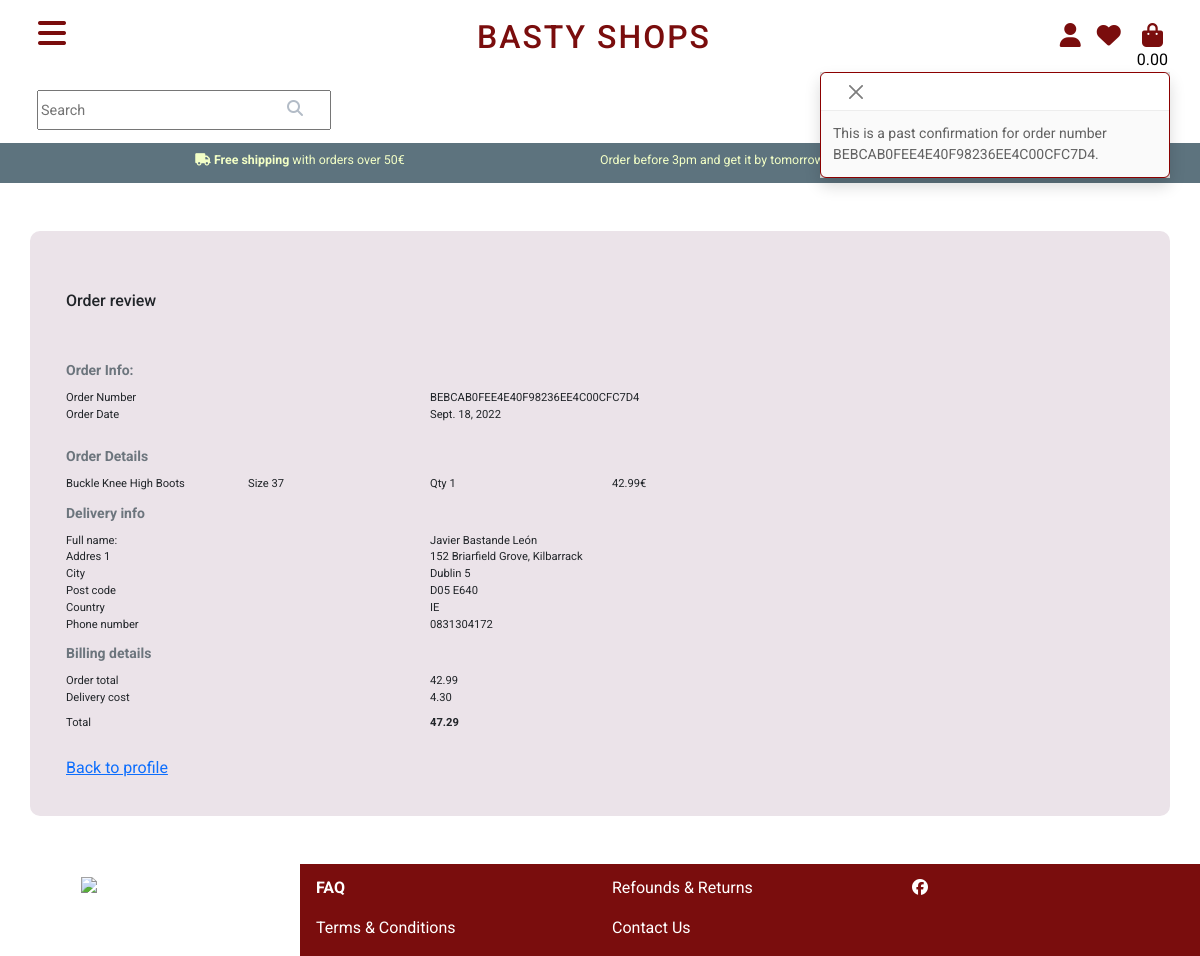
The app's page /profile/order_history/BEBCAB0FEE4E40F98236EE4C00CFC7D4 (signed in) with its own data.
### checkout/models.py (models this page shows, shortened)
class Order(models.Model):
    user_profile = models.ForeignKey(UserProfile,
                                     on_delete=models.SET_NULL,
                                     blank=True, null=True,
                                     related_name='orders')
    order_number = models.CharField(max_length=32, null=False, editable=False)
    full_name = models.CharField(max_length=50, null=False, blank=False)
    email = models.EmailField(max_length=250, null=False, blank=False)
    phone_number = models.CharField(max_length=20, null=False, blank=False)
    country = CountryField(blank_label='Country *',
                           max_length=40,
                           null=False,
                           blank=False)
    post_code = models.CharField(max_length=20, null=True, blank=False)
    town_or_city = models.CharField(max_length=40, null=False, blank=False)
    street_address_1 = models.CharField(max_length=80, null=False, blank=False)
    street_address_2 = models.CharField(max_length=80, null=True, blank=True)
    county = models.CharField(max_length=80, null=True, blank=True)
    date = models.DateField(auto_now_add=True)
    delivery_cost = models.DecimalField(max_digits=6,
                                        decimal_places=2,
                                        null=False,
                                        default=0)
    order_total = models.DecimalField(max_digits=10,
                                      decimal_places=2,
                                      null=False,
                                      default=0)
    grand_total = models.DecimalField(max_digits=10,
                                      decimal_places=2,
                                      null=False,
                                      default=0)
    original_bag = models.TextField(null=False, blank=False, default='')
    stripe_pid = models.CharField(max_length=254, null=False, blank=False,
                                  default='')

class OrderLineItem(models.Model):
    order = models.ForeignKey(Order, null=False, blank=False,
                              on_delete=models.CASCADE,
                              related_name='lineitems')
    product = models.ForeignKey(Product, null=False, blank=False,
                                on_delete=models.CASCADE)
    product_size = models.CharField(max_length=2,
                                    null=True,
                                    blank=True)  # 36 37 38 39 40
    quantity = models.IntegerField(null=False, blank=False, default=0)
    lineitem_total = models.DecimalField(max_digits=6,
                                         decimal_places=2,
                                         null=False,
                                         blank=True,
                                         editable=False)

### products/models.py (models this page shows, shortened)
class Product(models.Model):
    category = models.ForeignKey('Category',
                                 null=True,
                                 blank=True,
                                 on_delete=models.SET_NULL,
                                 related_name='category')
    subcategory_id = models.ForeignKey('Subcategory',
                                       null=True,
                                       blank=True,
                                       on_delete=models.SET_NULL,
                                       related_name='subcategory_id')
    name = models.CharField(max_length=254)
    title = models.CharField(max_length=254, null=True)
    sku = models.CharField(max_length=254, null=True)
    description = models.TextField(null=True)
    price = models.DecimalField(max_digits=7, decimal_places=2)
    cover_image = models.ImageField(null=True, blank=True)

### profiles/views.py (the view)
# urls.py: path('order_history/<order_number>',
@login_required
def order_history(request, order_number):
    order = get_object_or_404(Order, order_number=order_number)
    messages.info(request, (
        f'This is a past confirmation for order number {order_number}. '
    ))
    template = 'checkout/checkout_success.html'
    context = {
        'order': order,
        'from_profile': True,
    }
    return render(request, template, context)

### checkout/templates/checkout/checkout_success.html (shortened to what this page needs)
{% extends 'base.html' %}
{% load static %}
{% load bag_tools %}
{% block extra_css %}
<link rel="stylesheet" href="{% static 'checkout/css/checkout.css' %}">
{% endblock %}
{% block content %}
<div class="main_wraper">
  <div class="container-fluid mt-5 mb-5 checkout-container" id="checkout-container">
    <div class="row d-flex">
      {% if from_profile %}
      <div class="col-12">
        <h6 class="mt-4 mb-4 ">Order review</h6>
      </div>
      {% else %}
      <div class="col-12">
        <h6 class="mt-4 mb-4 " style="color: green;">Thanks very much for completing your order!. </h6>
        <p>A confirmation email will be sent to <strong>{{ order.email }}</strong></p>
      </div>
      {% endif %}
    </div>
    <div class="order-confirmation-container mt-3" id="order-confirmation-container">
      <div class="row mt-4">
        <div class="col">
          <small class="text-muted fw-bold">Order Info:</small>
        </div>
      </div>
      <div class="row mt-2">
        <div class="col-12 col-md-4">
          <p class="mb-0 font-weight-bold">Order Number</p>
        </div>
        <div class="col-12 col-md-8 text-md-right">
          <p class="mb-0">{{ order.order_number }}</p>
        </div>
      </div>
      <div class="row mt-2 mt-md-0">
        <div class="col-6 col-md-4">
          <p>Order Date</p>
        </div>
        <div class="col-6 col-md-8 text-md-right">
          <p class="mb-0">{{ order.date }}</p>
        </div>
      </div>
      <div class="row mt-1">
        <div class="col">
          <small class="text-muted fw-bold">Order Details</small>
        </div>
      </div>
      {% for item in order.lineitems.all %}
      <div class="row mt-2">
        <div class="col-3 col-md-2">
          <p class="mb-0 font-weight-bold">
            {{ item.product.title }}
          </p>
        </div>
        <div class="col-3 col-md-2 text-md-right">
          <p class="mb-0">Size {{ item.product_size }}</p>
        </div>
        <div class="col-3 col-md-2 text-md-right">
          <p class="mb-0">Qty {{ item.quantity }}</p>
        </div>
        <div class="col-3 col-md-2 text-md-right">
          <p class="mb-0">{{ item.product.price }}€</p>
        </div>
      </div>
      {% endfor %}
      <div class="row mt-2">
        <div class="col">
          <small class="text-muted fw-bold">Delivery info</small>
        </div>
      </div>
      <div class="row mt-2">
        <div class="col-6 col-md-4">
          <p class="mb-0 font-weight-bold">Full name:</p>
        </div>
        <div class="col-6 col-md-8 text-md-right">
          <p class="mb-0">{{ order.full_name }}</p>
        </div>
      </div>
      <div class="row">
        <div class="col-6 col-md-4">
          <p class="mb-0 font-weight-bold">Addres 1</p>
        </div>
        <div class="col-6 col-md-8 text-md-right">
          <p class="mb-0">{{ order.street_address_1 }}</p>
        </div>
      </div>
      <div class="row">
        <div class="col-6 col-md-4">
          <p class="mb-0 font-weight-bold">City</p>
        </div>
        <div class="col-6 col-md-8 text-md-right">
          <p class="mb-0">{{ order.town_or_city }}</p>
        </div>
      </div>
      <div class="row">
        <div class="col-6 col-md-4">
          <p class="mb-0 font-weight-bold">Post code</p>
        </div>
        <div class="col-6 col-md-8 text-md-right">
          <p class="mb-0">{{ order.post_code }}</p>
        </div>
      </div>
      <div class="row">
        <div class="col-6 col-md-4">
          <p class="mb-0 font-weight-bold">Country</p>
        </div>
        <div class="col-6 col-md-8 text-md-right">
          <p class="mb-0">{{ order.country }}</p>
        </div>
      </div>
      <div class="row">
        <div class="col-6 col-md-4">
          <p class="mb-0 font-weight-bold">Phone number</p>
        </div>
        <div class="col-6 col-md-8 text-md-right">
          <p class="mb-0">{{ order.phone_number }}</p>
        </div>
      </div>
      <div class="row mt-2">
        <div class="col">
          <small class="text-muted fw-bold">Billing details</small>
        </div>
      </div>
      <div class="row mt-2">
        <div class="col-6 col-md-4">
          <p class="mb-0 font-weight-bold">Order total</p>
        </div>
        <div class="col-6 col-md-8 text-md-right">
          <p class="mb-0">{{ order.order_total }}</p>
        </div>
      </div>
      <div class="row">
        <div class="col-6 col-md-4">
          <p class="mb-0 font-weight-bold">Delivery cost</p>
        </div>
        <div class="col-6 col-md-8 text-md-right">
          <p class="mb-0">{{ order.delivery_cost }}</p>
        </div>
      </div>
      <div class="row mt-2">
        <div class="col-6 col-md-4">
          <p class="mb-0 font-weight-bold">Total </p>
        </div>
        <div class="col-6 col-md-8 text-md-right">
          <p class="mb-0 fw-bold">{{ order.grand_total }}</p>
        </div>
      </div>
    </div>
    <div class="back-to-shop-container mt-4">
      <div class="row">
        <div class="col">
          {% if from_profile %}
          <div class="row d-">
            <div class="col-4">
              <a href="{% url 'profile' %}">Back to profile</a>
            </div>
          </div>
          {% endif %}
        </div>
      </div>
    </div>
</div>
</div>
{% endblock %}

### templates/base.html (shortened to what this page needs)
<!doctype html>
<html lang="en">
{% load static %}
<head>
  {% block core_css %}
  <link href="https://cdn.jsdelivr.net/npm/bootstrap@5.2.0-beta1/dist/css/bootstrap.min.css" rel="stylesheet">
  <link rel="stylesheet" type="text/css" href="{% static 'css/style.css' %}">
  <link rel="stylesheet" href="https://cdnjs.cloudflare.com/ajax/libs/font-awesome/6.1.1/css/all.min.css">
  {% endblock %}
  {% block extra_css%}
  {% endblock %}
</head>
<body>
  <div class="main-wraper container-fluid g-0">
    <header>
      <div class="container-fluid sticky-top mb-5">
        <div class="row navbar d-flex flex-row ps-3 pe-3 navbar">
          <div class="col-2 col-md-3 d-inline-flex text-md-start mb-4 ps-0 ps-md-3 ps-lg-3">
            <button class="burger" id="burger">
              <i class="fa-solid fa-bars fa-2xl sm-fa-xl"></i>
            </button>
          </div>
          <div class="col-6 col-md-5 text-start text-md-center d-sm-inline mb-4 store-name-column">
            <a aria-label="Logo" id="store-name-home-link" href="{% url 'home' %}" class="store-name-link">
              <h1 class="heading">Basty shops</h1>
            </a>
          </div>
          <div class="col-4 col-md-3 d-sm-inline pe-0 pe-md-3 pe-lg-3 ">
            <ul class="list-inline list-unstyled d-flex justify-content-end mt-3">
              <li class="navbar-item me-lg-3 me-2 me-md-3 me-lg-3 dropdown">
                <a aria-label="Profile" id="profile-icon-link" class="nav-link active" aria-current="page" href="#" data-bs-toggle="dropdown" aria-expanded="false">
                  <i class="fa-solid fa-user fa-xl"></i>
                </a>
              </li>
              <li class="navbar-item me-2 me-md-3 me-lg-3 ">
                <a aria-label="Wishlisy" id="wishlist-link" class="nav-link" href="#">
                  <i class="fa-solid fa-heart fa-xl"></i></a>
              </li>
              <li class=" text-center">
                <a id="bag-link" class="nav-link {% if grand_total %} text-info fw-bold {% else %} text-black {% endif %}" href="{% url 'view_bag' %}" aria-current="page">
                  <i class="fa-solid fa-bag-shopping fa-xl"></i>
                  <p class="my-0">
                    {% if grand_total %}
                    {{ grand_total|floatformat:2 }}
                    {% else %}
                    0.00
                    {% endif %}
                  </p>
                </a>
              </li>
            </ul>
          </div>
        </div>
        <div class="row search-container">
          <div class="col-12">
            <form method="GET" action="{% url 'products' %}" role="search">
              <input id="search-input" class="d-inline" type="text" name="q" placeholder="Search" aria-label="Search">
              <button class="btn search mt-1" id="search-button" type="submit"><i class="fa-solid fa-magnifying-glass fa-l"></i></button>
            </form>
          </div>
        </div>
        <div class="row shipping-info mt-2" id="shipping-info">
          <div class="col-12 col-md-6 text-center mt-2">
            <p><i class="fa-solid fa-truck fa-l"></i><strong> Free shipping</strong> with orders over 50€</p>
          </div>
          <div class="col-12 col-md-6 text-center text-lg-start mt-0 mt-md-2 pb-2 pb-md-0 pe-5 pe-md-0 ps-5 ps-md-0 wonky">
            <p>Order before 3pm and get it by tomorrow! (<span class="in-dublin">just in Dublin</span>)</p>
          </div>
        </div>
      </div>
    </header>
    {% if messages %}
    <div class="message-container" id="message-container">
      {% for message in messages %}
      {% include 'includes/toasts/messages.html' %}
      {% endfor %}
    </div>
    {% endif %}
    {% block content %}
    {% endblock %}
    <section id="footer">
      <div class="container-footer mt-5">
        <div class="row ">
          <div class="col-lg-3 col-md-12 container-logo column">
            <div class="logo-footer-box text-center">
              <a aria-label="Logo" id="logo-footer-img" href="{% url 'home' %}"><img src="{{ MEDIA_URL }}Screenshot_20180313-160852.webp" alt="basty-shops-logo"></a>
            </div>
          </div>
          <div class="col-lg-3 col-md-12 col-sm-12 text-center text-lg-start footer-bg column ps-3">
            <p class="footer-item"><a id="faqs-footer-link" href="{% url 'faqs' %}"><strong>FAQ</strong></a></p>
            <p class="footer-item"><a id="terms&cond-footer-link" href="{% url 'terms_conditions' %}">Terms & Conditions</a></p>
          </div>
          <div class="col-lg-3 col-md-12 col-sm-12 text-center text-lg-start footer-bg column">
            <p class="footer-item "><a id="refounds&returns-footer-link" href="{% url 'refounds_returns' %}">Refounds & Returns</a></p>
            <p class="footer-item"><a id="contact-footer-link" href="{% url 'contact' %}">Contact Us</a></p>
          </div>
          <div class="col-lg-3 col-md-12 col-sm-12 text-center text-lg-start footer-bg column">
            <p class="footer-item"><a aria-label="Facebook" id="fb-link" href="https://www.facebook.com/bastyshops.ie/"><i class="fa-brands fa-facebook"></i></a></p>
          </div>
        </div>
      </div>
    </section>
</div>
</body>
</html>

### templates/includes/toasts/messages.html
<div class="toast" role="alert" aria-live="assertive" aria-atomic="true" id="toast" data-autohide="false">
    <div class="toast-header">
      <button type="button" class="btn-close" data-bs-dismiss="toast" aria-label="Close"></button>
    </div>
    <div class="toast-body">
      {{ message }}
    </div>
  </div>

### records on screen
Order: order_number "BEBCAB0FEE4E40F98236EE4C00CFC7D4", date "Sept. 18, 2022", full_name "Javier Bastande León", street_address_1 "152 Briarfield Grove, Kilbarrack", town_or_city "Dublin 5", post_code "D05 E640", country "IE", phone_number "0831304172", order_total "42.99", delivery_cost "4.30", grand_total "47.29"
OrderLineItem: product "Buckle Knee High Boots", product_size "37", quantity "1", product.price "42.99"

### other values on screen
{{ message }} "This is a past confirmation for order number BEBCAB0FEE4E40F98236EE4C00CFC7D4."
